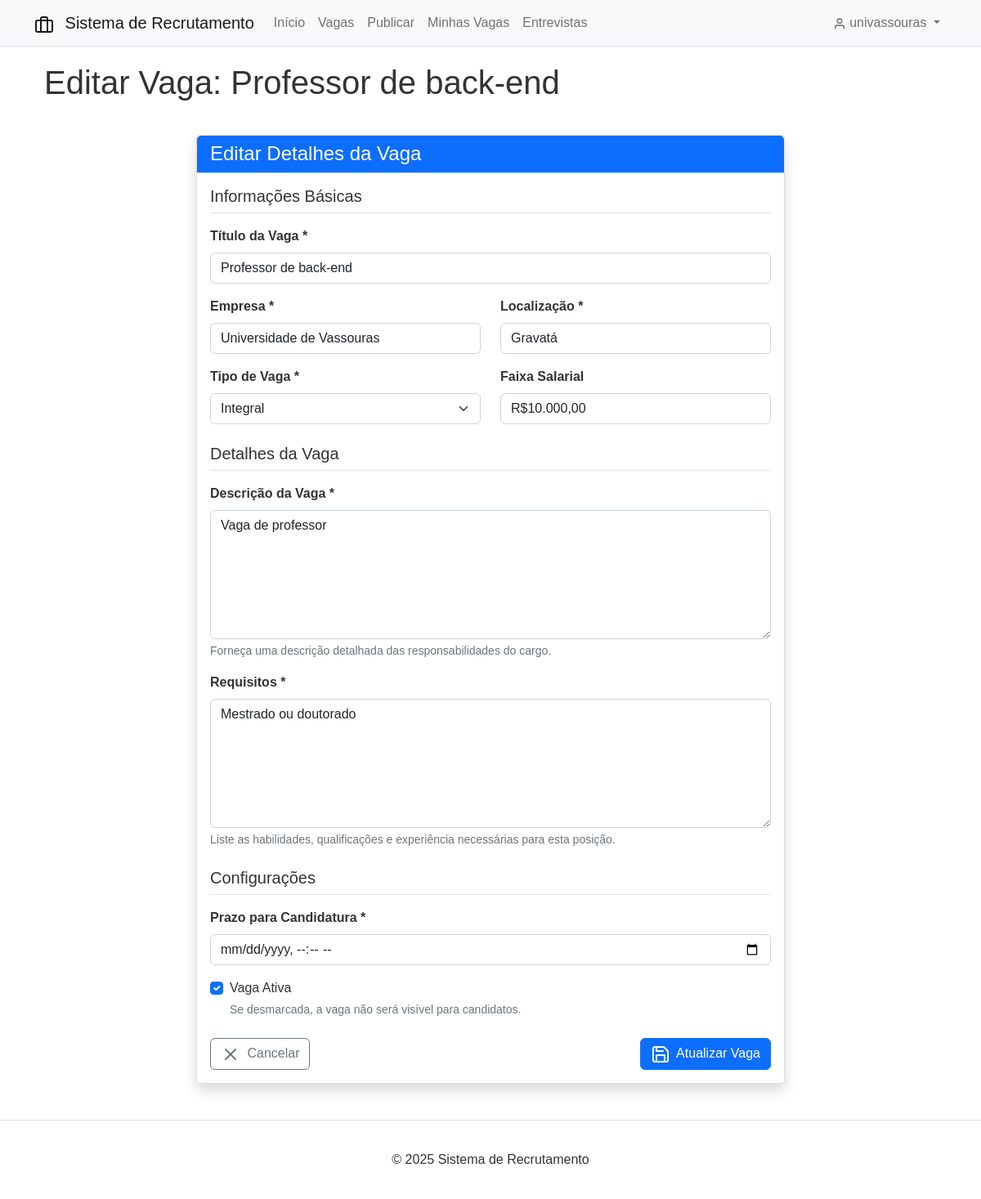
Page /jobs/3/update/ (signed in) on the committed database.
### users/models.py (models this page shows, shortened)
class CustomUser(AbstractUser):
    class Role(models.TextChoices):
        CANDIDATE = 'CANDIDATE', _('Candidato')
        RECRUITER = 'RECRUITER', _('Recrutador')
        ADMIN = 'ADMIN', _('Administrador')
    role = models.CharField(
        max_length=20,
        choices=Role.choices,
        default=Role.CANDIDATE,
        help_text=_('Determines the user type and permissions')
    )
    phone = models.CharField(max_length=20, blank=True, null=True)
    bio = models.TextField(blank=True, null=True)
    def is_candidate(self):
        return self.role == self.Role.CANDIDATE
    def is_recruiter(self):
        return self.role == self.Role.RECRUITER

### jobs/models.py (models this page shows, shortened)
class Job(models.Model):
    title = models.CharField(max_length=100)
    company = models.CharField(max_length=100)
    location = models.CharField(max_length=100)
    description = models.TextField()
    requirements = models.TextField()
    salary_range = models.CharField(max_length=100, blank=True, null=True)
    job_type = models.CharField(max_length=50, choices=[
        ('FULL_TIME', 'Integral'),
        ('PART_TIME', 'Parcial'),
        ('CONTRACT', 'Contrato'),
        ('INTERNSHIP', 'Estágio'),
    ])
    recruiter = models.ForeignKey(CustomUser, on_delete=models.CASCADE, related_name='posted_jobs')
    created_at = models.DateTimeField(auto_now_add=True)
    updated_at = models.DateTimeField(auto_now=True)
    deadline = models.DateTimeField(default=timezone.now)
    is_active = models.BooleanField(default=True)
    class Meta:
        ordering = ['-created_at']

### jobs/views.py (the view, shortened to what this page needs)
# urls.py: path('<int:pk>/update/', views.JobUpdateView.as_view(), name='job_update'),
class JobUpdateView(LoginRequiredMixin, UserPassesTestMixin, UpdateView):
    model = Job
    form_class = JobForm
    template_name = 'jobs/job_form.html'
    def test_func(self):
        job = self.get_object()
        return self.request.user == job.recruiter

### jobs/forms.py
class JobForm(forms.ModelForm):
    class Meta:
        model = Job
        fields = [
            'title', 'company', 'location', 'description',
            'requirements', 'salary_range', 'job_type', 'deadline', 'is_active'
        ]
        widgets = {
            'deadline': forms.DateTimeInput(attrs={'type': 'datetime-local'}),
            'description': forms.Textarea(attrs={'rows': 6}),
            'requirements': forms.Textarea(attrs={'rows': 6}),
        }

### templates/jobs/job_form.html (shortened to what this page needs)
{% extends 'base.html' %}
{% block content %}
<div class="container">
    <div class="row mb-4">
        <div class="col-md-12">
            <h1 class="mb-3">
                {% if object %}
                    Editar Vaga: {{ object.title }}
                {% else %}
                    Publicar Nova Vaga
                {% endif %}
            </h1>
        </div>
    </div>
    <div class="row">
        <div class="col-md-8 mx-auto">
            <div class="card shadow">
                <div class="card-header bg-primary text-white">
                    <h4 class="mb-0">
                        {% if object %}
                            Editar Detalhes da Vaga
                        {% else %}
                            Detalhes da Vaga
                        {% endif %}
                    </h4>
                </div>
                <div class="card-body">
                    <form method="POST">
                        <h5 class="border-bottom pb-2 mb-3">Informações Básicas</h5>
                        <div class="mb-3">
                            <label for="{{ form.title.id_for_label }}" class="form-label">Título da Vaga *</label>
                            {{ form.title }}
                        </div>
                        <div class="row mb-3">
                            <div class="col-md-6 mb-3 mb-md-0">
                                <label for="{{ form.company.id_for_label }}" class="form-label">Empresa *</label>
                                {{ form.company }}
                            </div>
                            <div class="col-md-6">
                                <label for="{{ form.location.id_for_label }}" class="form-label">Localização *</label>
                                {{ form.location }}
                            </div>
                        </div>
                        <div class="row mb-3">
                            <div class="col-md-6 mb-3 mb-md-0">
                                <label for="{{ form.job_type.id_for_label }}" class="form-label">Tipo de Vaga *</label>
                                {{ form.job_type }}
                            </div>
                            <div class="col-md-6">
                                <label for="{{ form.salary_range.id_for_label }}" class="form-label">Faixa Salarial</label>
                                {{ form.salary_range }}
                            </div>
                        </div>
                        <h5 class="border-bottom pb-2 mb-3 mt-4">Detalhes da Vaga</h5>
                        <div class="mb-3">
                            <label for="{{ form.description.id_for_label }}" class="form-label">Descrição da Vaga *</label>
                            {{ form.description }}
                            <div class="form-text">Forneça uma descrição detalhada das responsabilidades do cargo.</div>
                        </div>
                        <div class="mb-3">
                            <label for="{{ form.requirements.id_for_label }}" class="form-label">Requisitos *</label>
                            {{ form.requirements }}
                            <div class="form-text">Liste as habilidades, qualificações e experiência necessárias para esta posição.</div>
                        </div>
                        <h5 class="border-bottom pb-2 mb-3 mt-4">Configurações</h5>
                        <div class="mb-3">
                            <label for="{{ form.deadline.id_for_label }}" class="form-label">Prazo para Candidatura *</label>
                            {{ form.deadline }}
                        </div>
                        <div class="mb-3 form-check">
                            {{ form.is_active }}
                            <label class="form-check-label" for="{{ form.is_active.id_for_label }}">
                                Vaga Ativa
                            </label>
                            <div class="form-text">Se desmarcada, a vaga não será visível para candidatos.</div>
                        </div>
                        <div class="d-flex justify-content-between mt-4">
                            <a href="{% if object %}{% url 'job_detail' object.id %}{% else %}{% url 'my_posted_jobs' %}{% endif %}" class="btn btn-outline-secondary">
                                <i data-feather="x" class="me-1"></i> Cancelar
                            </a>
                            <button type="submit" class="btn btn-primary">
                                <i data-feather="save" class="me-1"></i> {% if object %}Atualizar{% else %}Publicar{% endif %} Vaga
                            </button>
                        </div>
                    </form>
                </div>
            </div>
        </div>
    </div>
</div>
{% endblock %}

### templates/base.html (shortened to what this page needs)
<!DOCTYPE html>
<html lang="pt-br">
<head>
    {% load static %}
    <link href="https://cdn.jsdelivr.net/npm/bootstrap@5.2.3/dist/css/bootstrap.min.css" rel="stylesheet">
    <link rel="stylesheet" href="{% static 'css/styles.css' %}">
</head>
<body>
    <nav class="navbar navbar-expand-lg navbar-light bg-light border-bottom">
        <div class="container">
            <a class="navbar-brand" href="{% url 'home' %}">
                <i data-feather="briefcase"></i> Sistema de Recrutamento
            </a>
            <div class="collapse navbar-collapse" id="navbarNav">
                <ul class="navbar-nav me-auto">
                    <li class="nav-item">
                        <a class="nav-link" href="{% url 'home' %}">Início</a>
                    </li>
                    <li class="nav-item">
                        <a class="nav-link" href="{% url 'job_list' %}">Vagas</a>
                    </li>
                    {% if user.is_authenticated %}
                        {% if user.is_candidate %}
                            <li class="nav-item">
                                <a class="nav-link" href="{% url 'my_applications' %}">Candidaturas</a>
                            </li>
                            <li class="nav-item">
                                <a class="nav-link" href="{% url 'my_interviews' %}">Entrevistas</a>
                            </li>
                        {% elif user.is_recruiter %}
                            <li class="nav-item">
                                <a class="nav-link" href="{% url 'job_create' %}">Publicar</a>
                            </li>
                            <li class="nav-item">
                                <a class="nav-link" href="{% url 'my_posted_jobs' %}">Minhas Vagas</a>
                            </li>
                            <li class="nav-item">
                                <a class="nav-link" href="{% url 'my_interviews' %}">Entrevistas</a>
                            </li>
                        {% endif %}
                    {% endif %}
                </ul>
                <ul class="navbar-nav">
                    {% if user.is_authenticated %}
                        <li class="nav-item dropdown">
                            <a class="nav-link dropdown-toggle" href="#" id="navbarDropdown" role="button" data-bs-toggle="dropdown">
                                <i data-feather="user" class="feather-small"></i> {{ user.username }}
                            </a>
                        </li>
                    {% endif %}
                </ul>
            </div>
        </div>
    </nav>
    <div class="container mt-3 mb-4">
        {% block content %}{% endblock %}
    </div>
    <footer class="border-top mt-4">
        <div class="container py-3 text-center">
            <p class="mb-0">&copy; {% now "Y" %} Sistema de Recrutamento</p>
        </div>
    </footer>
</body>
</html>

### static/css/styles.css (style rules this page uses)
body { font-family: Arial, sans-serif; color: #333; background-color: #fff; }
.feather { vertical-align: middle; }
.card { border-radius: 4px; margin-bottom: 20px; border: 1px solid #ddd; }
.card-header { background-color: #f8f9fa; border-bottom: 1px solid #ddd; }
.navbar { margin-bottom: 20px; }
.navbar-brand .feather { margin-right: 0.5rem; }
.feather-small { width: 16px; height: 16px; }
.form-label { font-weight: bold; }
footer { margin-top: 30px; padding: 20px 0; border-top: 1px solid #eee; }

### rows in the picture
CustomUser: username "univassouras"
Job: title "Professor de back-end", company "Universidade de Vassouras", location "Gravatá", job_type "Integral", salary_range "R$10.000,00", description "Vaga de professor", requirements "Mestrado ou doutorado", is_active "☑"
